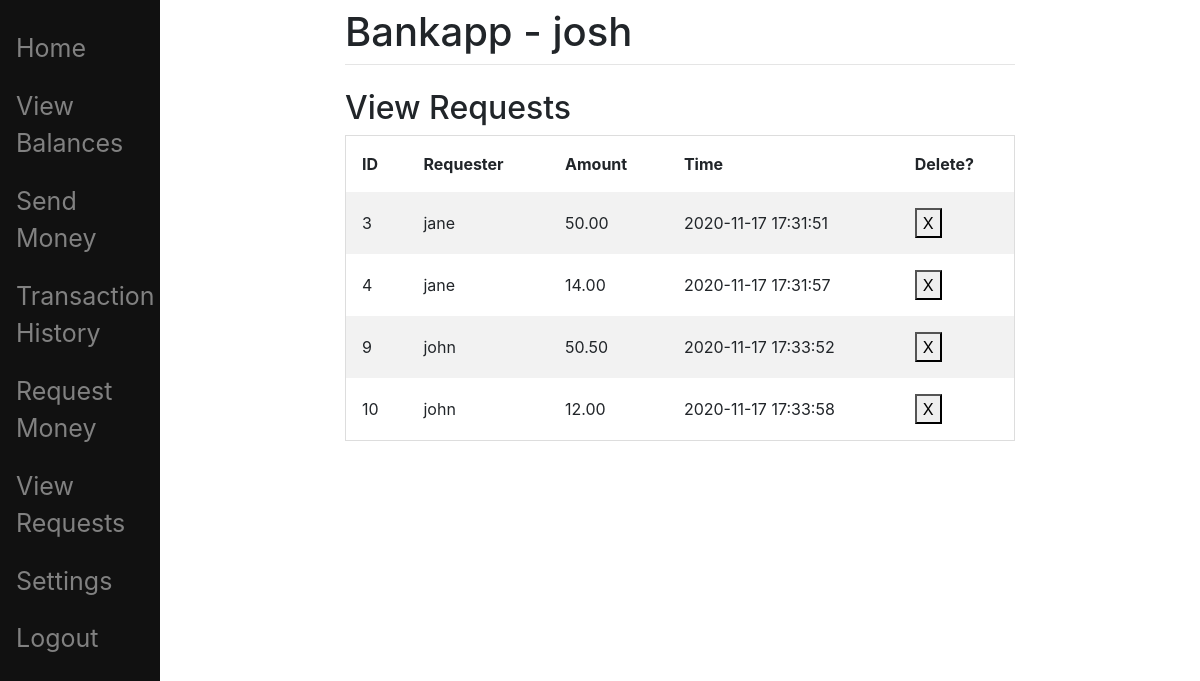
Page /view_requests (signed in) on the committed database.
### request_money/models.py (models this page shows)
class Request(models.Model):
    sender = models.ForeignKey(User, related_name='sender',
                               on_delete=models.CASCADE)
    receiver = models.ForeignKey(User, related_name='receiver',
                                 on_delete=models.CASCADE)
    time = models.DateTimeField()
    amount = models.DecimalField(max_digits=6, decimal_places=2)

### request_money/views.py (the view, shortened to what this page needs)
# urls.py: path('view_requests', views.view_requests, name='view_requests')
def view_requests(request, account_number=None):
    if not request.user.is_authenticated:
        return redirect('index')
    requests = Request.objects.filter(receiver=request.user).order_by('id')
    context = {'requests': requests}
    return render(request, 'request_money/view_requests.html', context)

### request_money/templates/request_money/view_requests.html (shortened to what this page needs)
{% extends 'authentication_system/base.html' %}
{% block content %}
    <h2>View Requests</h2>
    <table id="request table">
        <tr>
            <th onclick="sortTable(0, 'int')">ID</th>
            <th onclick="sortTable(1)">Requester</th>
            <th onclick="sortTable(2, 'float')">Amount</th>
            <th onclick="sortTable(3)">Time</th>
            <th>Delete?</th>
        </tr>
        {% for request in requests %}
            <tr>
                <td>{{ request.id }} </td>
                {% if request.sender == user %}
                    <td>Me</td>
                {% else %}
                    <td>{{ request.sender.username }}</td>
                {% endif %}
                <td>{{ request.amount }}</td>
                <td>{{ request.time }}</td>
                <td><form method="POST" action="{% url 'view_requests' %}">
                    <button type="submit" name="delete" value="{{ request.id }}">X</button>
                </form>
                </td>
            </tr>
        {% endfor%}
    </table>
{% endblock %}

### authentication_system/templates/authentication_system/base.html (shortened to what this page needs)
<!doctype html>
<html>
<head>
	<link rel="stylesheet" href="https://stackpath.bootstrapcdn.com/bootstrap/4.3.1/css/bootstrap.min.css">
</head>
<body>
	<div class="sidenav">
		{% if user.is_authenticated %}
			<a href="/">Home</a>
			<a href="{% url 'view_balances' %}">View Balances</a>
			<a href="{% url 'send_money' %}">Send Money</a>
			<a href="{% url 'transaction_history' %}">Transaction History</a>
			<a href="{% url 'request_money' %}">Request Money</a>
			<a href="{% url 'view_requests' %}">View Requests</a>
			<a href="{% url 'settings_page' %}">Settings</a>
			<a href="{% url 'logout' %}">Logout</a>
		{% else %}
			<a href="{% url 'login' %}">Login</a>
		{% endif %}
	</div>
	<div id="content" name="content" class="main">
		<div class="row justify-content-center">
			<div class="col-8">
				<h1 class="mt-2">Bankapp - {{ user.username }}</h1>
				<hr class="mt-0 mb-4">
				{% block content %}
				{% endblock %}
			</div>
		</div>
	</div>
</body>
</html>

### authentication_system/templates/authentication_system/base.html (style rules this page uses)
.sidenav { height:100%; width:160px; position: fixed; z-index:1; top:0; left:0; background-color:#111; overflow-x: :hidden; padding-top:20px; }
.sidenav a { padding:10px 8px 10px 16px; text-decoration: none; font-size:25px; color: #818181; display:block; }
.main { margin-left:160px; padding: 0px 10px; }
table { border-spacing: 0; width: 100%; border: 1px solid #ddd; }
th { cursor: pointer; }
th, td { text-align: left; padding: 16px; }
tr:nth-child(even) { background-color: #f2f2f2 }

### rows in the picture
Request: id "3", sender.username "jane", amount "50.00", time "2020-11-17 17:31:51"
Request: id "4", sender.username "jane", amount "14.00", time "2020-11-17 17:31:57"
Request: id "9", sender.username "john", amount "50.50", time "2020-11-17 17:33:52"
Request: id "10", sender.username "john", amount "12.00", time "2020-11-17 17:33:58"

### other values in the picture
{{ user.username }} "josh"
